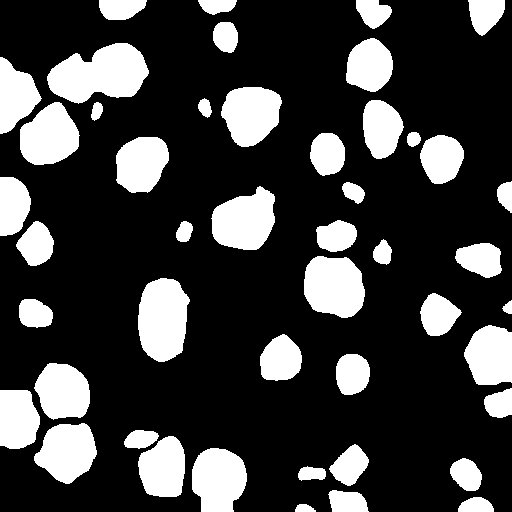
#> input picture infer/FESEM/xcx/arrayscan0-SE_14_17_1013_1521.png, 512 x 512 px; its folder holds only this picture in this run
$ python post_proc.py
#> lines starting #> are read from the running program, lines starting #| are printed output that depends on the picture; after the words box and inside, x2 and y2 are one past the last pixel; in counts of white or black regions, pixels touching at a corner belong together
import time
import skimage.io
import numpy as np
import cv2 as cv2
from PIL import Image
from pathlib import Path
from skimage import morphology
from skimage import measure
import matplotlib.pyplot as plt

def read_image(image_path):
    """
    Read grayscale image and convert to binary value 0,1
    :param image_path:
    :return: 0,1 binary matrix
    """
    if Path(image_path).exists():
        image = Image.open(image_path).convert('L')
#> image is the input picture: PIL image 512x512 L; 24.3% white; 47 white regions, largest, box (x1, y1, x2, y2) and area: (47, 43, 149, 104) 4147, (138, 278, 190, 362) 3425, (304, 256, 365, 318) 3048
        image = np.clip(image, 0, 1)
        image = np.array(image)
        return image
    else:
        return None


# [12 lines left out: function padding_img, not called in this run]


def dilate(image, kernel_size):
    """
    dilate
    :param image:
    :param kernel_size:
    :return:
    """
    kernel = skimage.morphology.disk(kernel_size)
    img_dialtion = skimage.morphology.dilation(image, kernel)
    return img_dialtion

def erosion(image, kernel_size):
    """
    :param image:
    :param kernel_size:
    :return:
    """
#> called with kernel_size = 3
    kernel = skimage.morphology.disk(kernel_size)
    img_erosion = skimage.morphology.erosion(image, kernel)
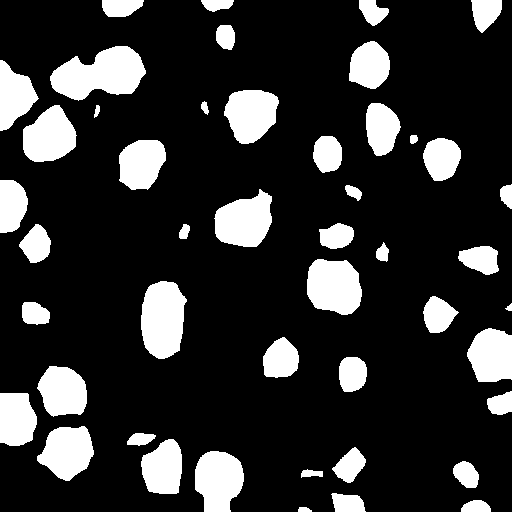
#> img_erosion: shape (512, 512); values 0 (black) and 1 (white), 18.7% white; 47 white regions, largest, box (x1, y1, x2, y2) and area: (50, 46, 146, 101) 3394, (141, 281, 187, 359) 2812, (307, 259, 362, 315) 2492
    return img_erosion


# [8 lines left out: function skeletonize, not called in this run]


def remove_small_objects(image, min_size):
    """
    :param image:
    :param min_size:
    :return:
    """
    image = np.array(image, dtype=bool)
    image = morphology.remove_small_objects(image, min_size=min_size, connectivity=2)
    image = np.where(image > 0, 1, 0).astype(np.uint8)
    return image


# [18 lines left out: function prun, not called in this run]


def prun_xcx(image, kernel_size):
    """
    Remove small voids inside the precipitated phase
    """
#> called with kernel_size = 8
    label_map, num_label = measure.label(image, connectivity=1, background=0, return_num=True)
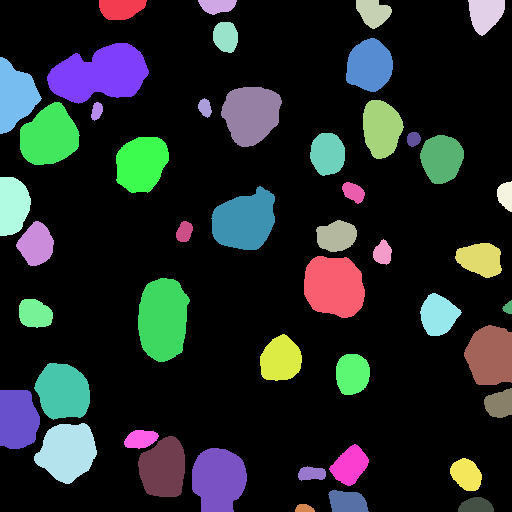
#> label_map: shape (512, 512) int64; 48 distinct labels, from 0 to 47; one colour per label, 0 black
#> num_label = 47
    result = np.zeros(label_map.shape, dtype=np.uint8)
    for i in range(1, num_label + 1):
        tmp = np.zeros(label_map.shape, dtype=np.uint8)
        tmp[label_map == i] = 1
        D_kernel = np.ones((kernel_size, kernel_size), np.uint8)  # 小图像
        dil = cv2.dilate(tmp, D_kernel)
        dst = cv2.erode(dil, D_kernel)
        result[dst == 1] = 255
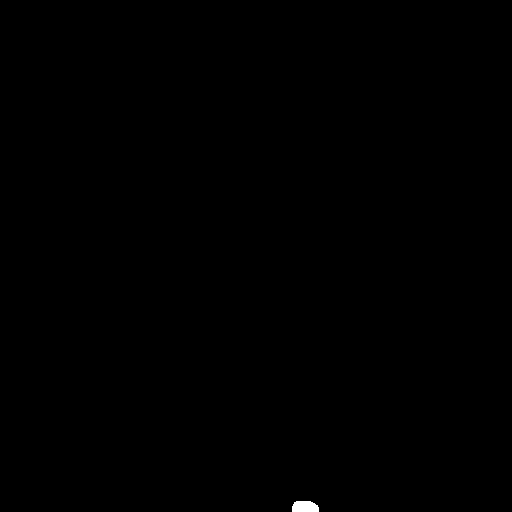
#> dil: shape (512, 512); values 0 (black) and 1 (white), 0.1% white; 1 white region, box (x1, y1, x2, y2) and area: (292, 501, 319, 512) 264
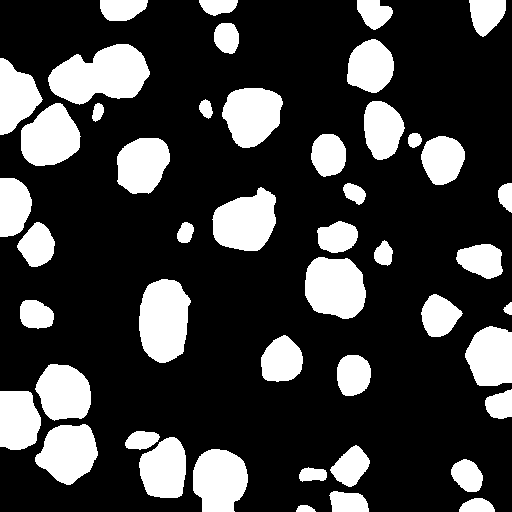
#> result: shape (512, 512); 24.4% white; 47 white regions, largest, box (x1, y1, x2, y2) and area: (48, 44, 150, 105) 4147, (139, 279, 191, 363) 3425, (305, 257, 366, 319) 3048
#> tmp: shape (512, 512); values 0 (black) and 1 (white), 0.05% white; 1 white region, box (x1, y1, x2, y2) and area: (295, 504, 315, 512) 127
    result[result == 255] = 1
    result = np.uint8(result)
    return result


# [27 lines left out: functions boundary_proc, classical_boundary_proc, not called in this run]


def xcx_proc(image):
    """
    Precipitated phase post-processing operations
    :param image:
    :return:
    """
    image = remove_small_objects(image, 50)
    image = erosion(image, 3)
    image = dilate(image, 3)
    image = prun_xcx(image, 8)
    image = remove_small_objects(image, 50)
    return image


if __name__ == '__main__':
    proc_method = 'xcx'
    boundary_path = './infer/OM/xcx'
    save_path = './post/OM/xcx'
    root_path = Path(boundary_path)
    save_path = Path(save_path)
    save_path.mkdir(parents=True, exist_ok=True)

    for image_path in root_path.iterdir():
        if 'checkpoints' in str(image_path):
            continue
        image = read_image(image_path)

        if proc_method == 'boundary':
            pred = boundary_proc(image)
        elif proc_method == 'xcx':
            pred = xcx_proc(image)
        else:
            raise RuntimeError('proc_method must be boundary or xcx!')

        print(image_path.name)

        plt.figure("final image")
        plt.imshow(pred, cmap="gray")
        plt.show()

        pred[pred == 1] = 255
        Image.fromarray(pred).save(str(save_path.joinpath(image_path.name)))

$ run again, on infer/FESEM/xcx/arrayscan0-SE_4_15_1521_1521.png
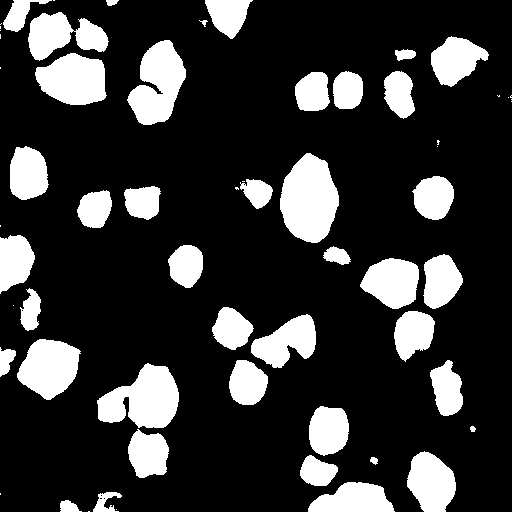
#> input picture infer/FESEM/xcx/arrayscan0-SE_4_15_1521_1521.png, 512 x 512 px
#> in read_image, image is the input picture: PIL image 512x512 L; 20.8% white; 61 white regions (20 under 20 px), largest, box (x1, y1, x2, y2) and area: (280, 153, 339, 243) 3863, (97, 363, 179, 428) 3451, (127, 40, 186, 125) 3124
#> img_erosion: shape (512, 512); values 0 (black) and 1 (white), 15.4% white; 42 white regions (4 under 20 px), largest, box (x1, y1, x2, y2) and area: (283, 156, 336, 240) 3222, (100, 366, 176, 425) 2647, (130, 43, 183, 122) 2373
#> img_dialtion: shape (512, 512); values 0 (black) and 1 (white), 20.6% white; 41 white regions, largest, box (x1, y1, x2, y2) and area: (280, 153, 339, 243) 3856, (97, 363, 179, 428) 3441, (127, 40, 186, 125) 3119
#> in prun_xcx, `label_map, num_label = measure.label(image, connectivity=1, background..`:
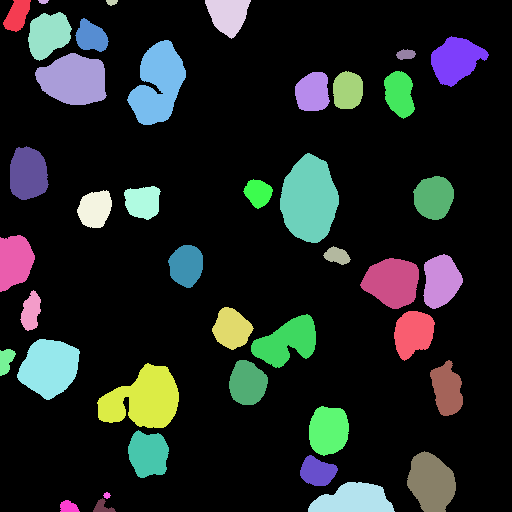
#> label_map: shape (512, 512) int64; 42 distinct labels, from 0 to 41; one colour per label, 0 black
#> num_label = 41
#> after the loop in prun_xcx, `for i in range(1, num_label + 1):`:
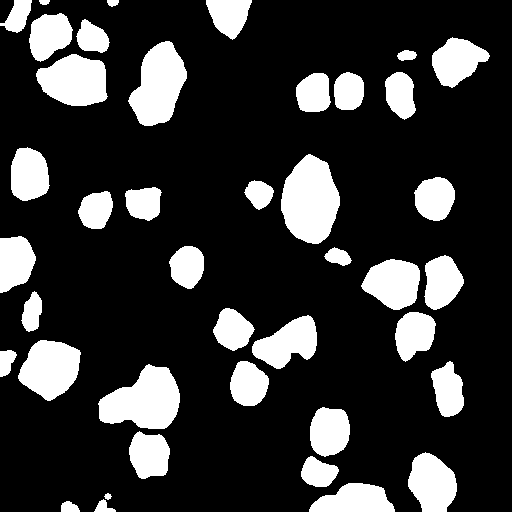
#> result: shape (512, 512); 20.7% white; 41 white regions, largest, box (x1, y1, x2, y2) and area: (281, 154, 340, 244) 3857, (98, 364, 180, 429) 3535, (128, 41, 187, 126) 3217
